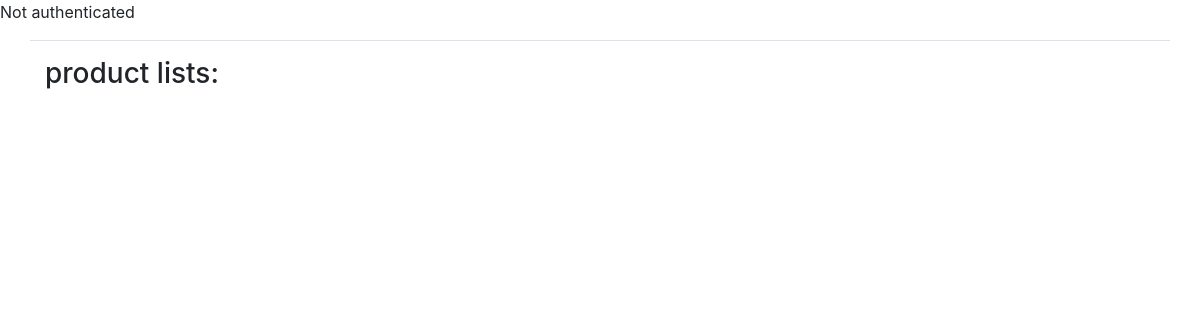
Before: /product/details/ with the older database file.
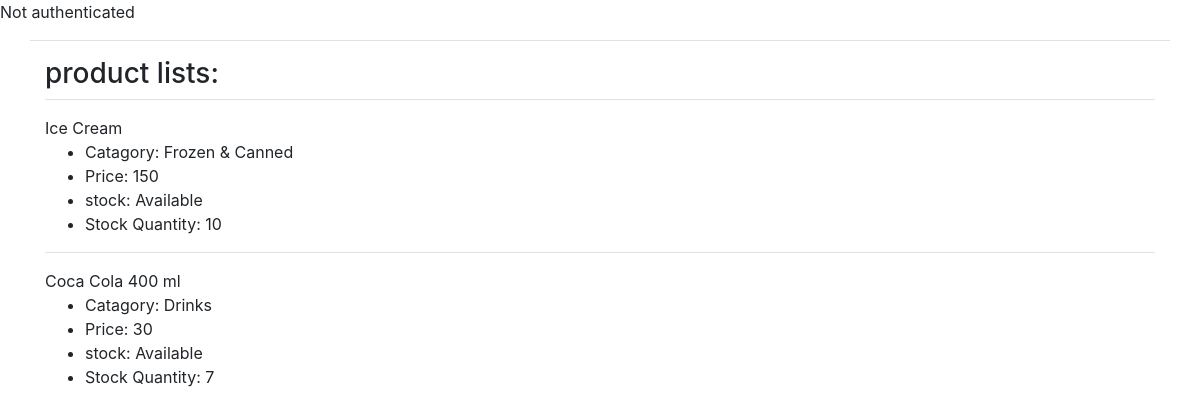
After: the same page with the newer database file.
### product/models.py (models this page shows, shortened)
class Product(models.Model):
    product_id = models.IntegerField(primary_key=True, db_column='Product ID')
    product_name = models.CharField(max_length=50, db_column='Product Name')
    price = models.IntegerField(db_column='Price')
    status = models.BooleanField(default=False, db_column='Status')
    quantity = models.IntegerField( db_column='Quantity')
    category_name = models.ForeignKey(Category, on_delete=models.CASCADE, db_column='Category ID')
    class Meta:
        db_table = 'ProductInfo'

class Category(models.Model):
    category_name = models.CharField(primary_key=True, max_length=100, db_column='Category Name')
    class Meta:
        db_table = 'Category'
    def __str__(self):
        return self.category_name

### product/views.py (the view)
# urls.py: path('details/', product_view.product1, name='product-details'),
def product1(request):
    productlist= Product.objects.all()
    return render(request, 'product/productList.html', { 'productlist': productlist })

### template/product/productList.html (shortened to what this page needs)
{% extends 'user/base2.html' %}
    {% block content %}
    {% if user.is_authenticated %}
    <p>User is authenticated</p>
    {% else %}
    <p>Not authenticated</p>
    {% endif %}
    <link rel="stylesheet" href="https://maxcdn.bootstrapcdn.com/bootstrap/4.5.2/css/bootstrap.min.css">
    <div id="div1" class="div1 container border-top pt-3">
        <h3 id="p11">product lists: </h3>
        {% for product in productlist %}
        <div id="div11" class="div1 border-top pt-3">
            {{ product.product_name }}
            <ul>
                <li>Catagory: {{ product.category_name }}</li>
                <li>Price: {{ product.price }}</li>
                <li>stock: {% if product.status %}
                            Available
                        {% endif %}
                </li>
                <li>Stock Quantity: {{ product.quantity }}</li>
            </ul>
        </div>
        {% endfor %}
    </div>
    {% endblock %}

### template/user/base2.html (shortened to what this page needs)
<!DOCTYPE html>
<html>
    <head>
    </head>
    <body alink="yellow" link="chocolate" vlink="red">
    {% block content %}
    {% endblock %}
    </body>
</html>

Changed rows visible on the page:
added Product: product_name "Ice Cream", category_name "Frozen & Canned", price "150", Status "Available", quantity "10"
added Product: product_name "Coca Cola 400 ml", category_name "Drinks", price "30", Status "Available", quantity "7"
